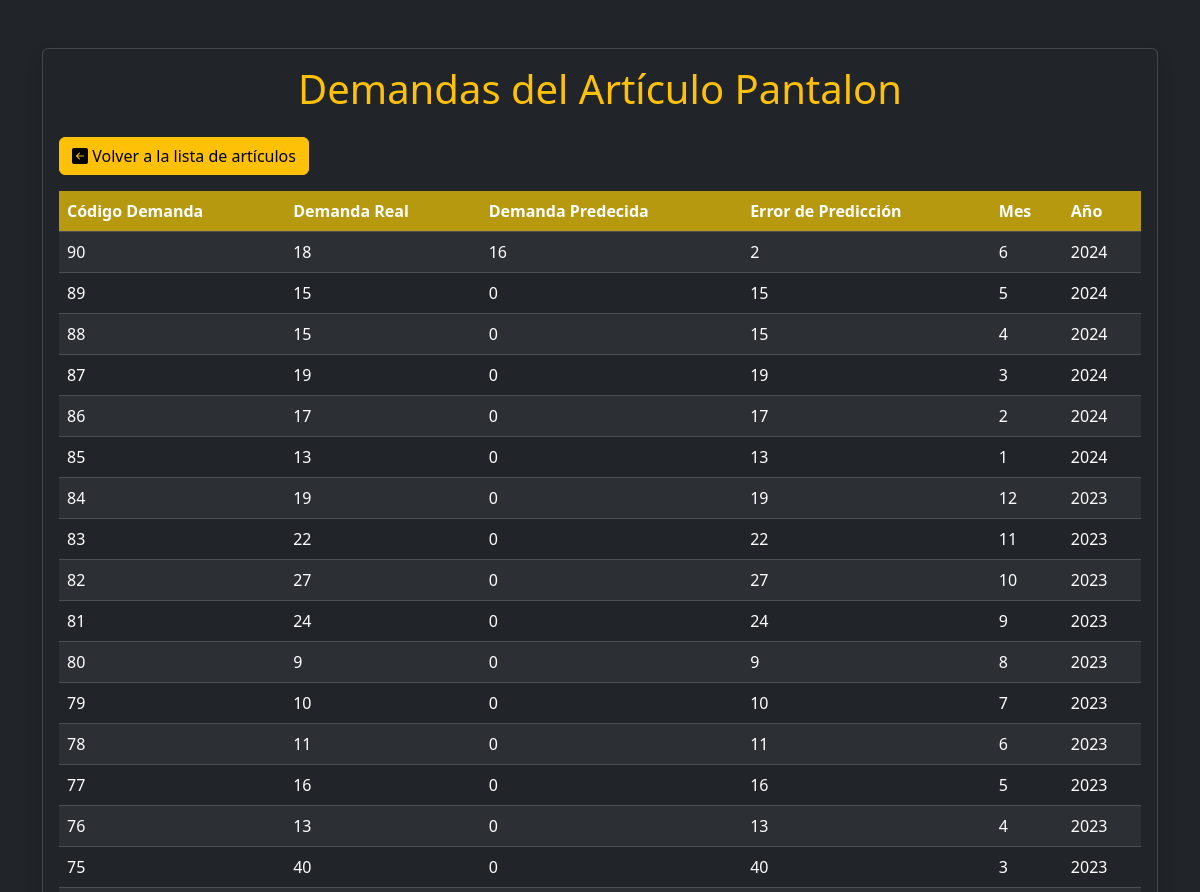
/articulos/2/demandas/ (upper part), run on an earlier commit of the app's database.
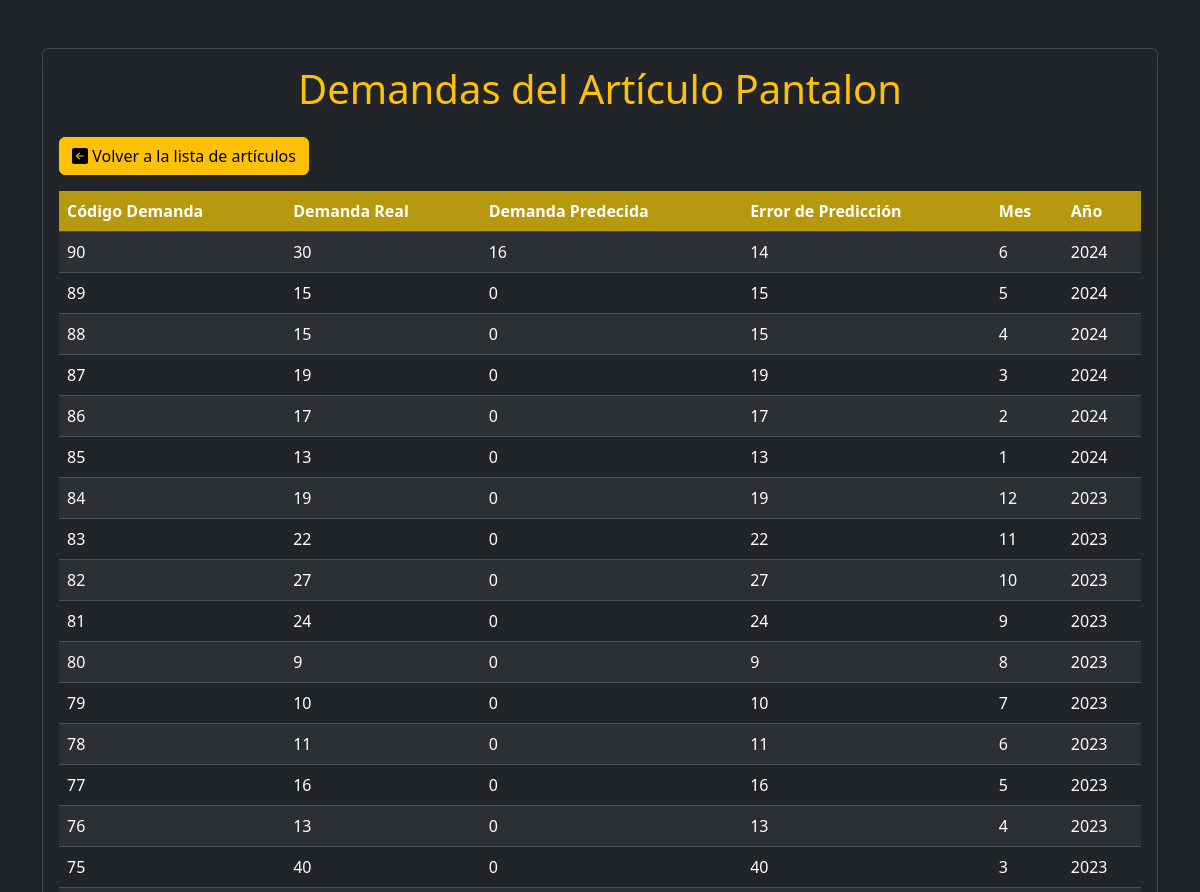
And on a later commit of the database.
### stock/models.py (models this page shows)
class Demanda(models.Model):
    codDemanda = models.AutoField(primary_key=True)
    demandaReal = models.IntegerField(default=0)
    demandaPredecida = models.IntegerField(default=0)
    mesDemanda = models.IntegerField()
    anioDemanda = models.IntegerField()
    articulo = models.ForeignKey(Articulo, on_delete=models.CASCADE, related_name='demandas')

### stock/views.py (the view)
# urls.py: path('articulos/<int:articulo_id>/demandas/', views.ver_demandas_articulo, name='demandas_articulo'),
def ver_demandas_articulo(request, articulo_id):
    articulo = get_object_or_404(Articulo, pk=articulo_id)
    demandas = articulo.demandas.exclude(demandaPredecida=0, demandaReal=0).order_by('-anioDemanda', '-mesDemanda')
    for demanda in demandas:
        demanda.error_prediccion = abs(demanda.demandaReal - demanda.demandaPredecida)
    return render(request, 'demandas_articulos.html', {'articulo': articulo, 'demandas': demandas})

### stock/Templates/demandas_articulos.html (shortened to what this page needs)
<!DOCTYPE html>
<html lang="en" data-bs-theme="dark">
<head>
    <link href="https://cdn.jsdelivr.net/npm/bootstrap@5.3.3/dist/css/bootstrap.min.css" rel="stylesheet"
>
    <link rel="stylesheet" href="https://cdn.jsdelivr.net/npm/bootstrap-icons@1.11.3/font/bootstrap-icons.min.css">
</head>
<body>
    <div class="container mt-5">
        <div class="card shadow">
            <div class="card-body">
                <h1 class="card-title mb-4 text-center text-warning">Demandas del Artículo {{ articulo.nombreArticulo }}</h1>
                <a href="{% url 'lista_articulos' %}" class="btn btn-warning mb-3"><i class="bi bi-arrow-left-square-fill"></i> Volver a la lista de artículos</a>
                <div class="table-responsive">
                    <table class="table table-striped">
                        <thead>
                            <tr>
                                <th scope="col" style="background-color: rgba(221, 182, 9, 0.795);">Código Demanda</th>
                                <th scope="col" style="background-color: rgba(221, 182, 9, 0.795);">Demanda Real</th>
                                <th scope="col" style="background-color: rgba(221, 182, 9, 0.795);">Demanda Predecida</th>
                                <th scope="col" style="background-color: rgba(221, 182, 9, 0.795);">Error de Predicción</th>
                                <th scope="col" style="background-color: rgba(221, 182, 9, 0.795);">Mes</th>
                                <th scope="col" style="background-color: rgba(221, 182, 9, 0.795);">Año</th>
                            </tr>
                        </thead>
                        <tbody>
                            {% for demanda in demandas %}
                            <tr>
                                <td>{{ demanda.codDemanda }}</td>
                                <td>{{ demanda.demandaReal }}</td>
                                <td>{{ demanda.demandaPredecida }}</td>
                                <td>{{ demanda.error_prediccion }}</td>
                                <td>{{ demanda.mesDemanda }}</td>
                                <td>{{ demanda.anioDemanda }}</td>
                            </tr>
                            {% endfor %}
                        </tbody>
                    </table>
                </div>
            </div>
        </div>
    </div>
</body>
</html>

What changed in the data, as far as the page shows it:
changed Demanda id 90: demandaReal "18" → "30"; error_prediccion "2" → "14"
